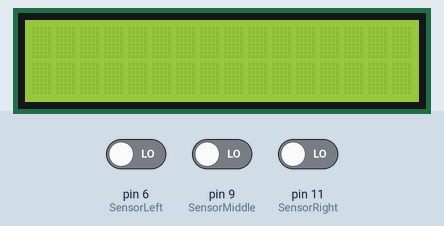
Recording of a sketch running on a simulated Arduino Uno, built with avr-gcc and run on an emulated ATmega328P. On the bench: 16×2 character LCD. The test bench sets the inputs (shaded band); at power-on: pin 6 (SensorLeft) LOW, pin 9 (SensorMiddle) LOW, pin 11 (SensorRight) LOW.

Above: at 1.2 s.
1.3 s: pin 6 (SensorLeft) driven HIGH
At 2.4 s:
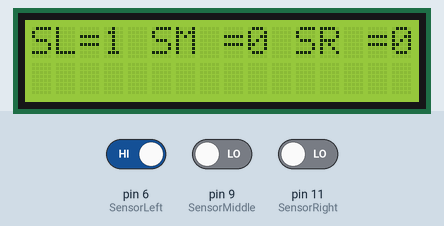
2.8 s: pin 9 (SensorMiddle) driven HIGH
At 3.5 s:
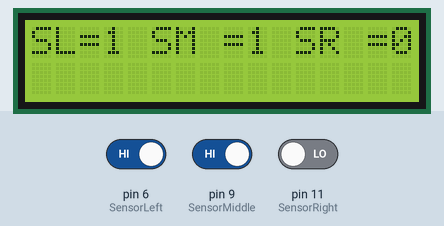
4.3 s: pin 11 (SensorRight) driven HIGH
At 4.6 s:
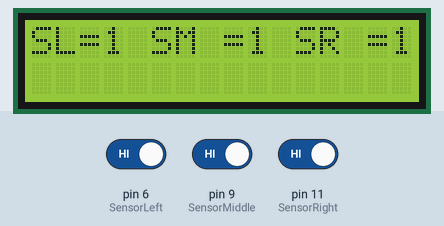
5.8 s: pin 6 (SensorLeft) driven LOW
At 7.0 s:
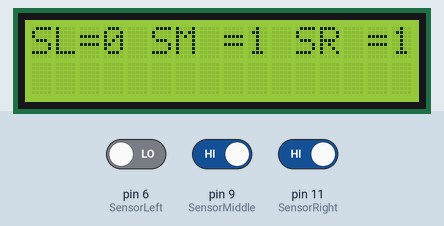
7.3 s: pin 9 (SensorMiddle) driven LOW
At 8.1 s:
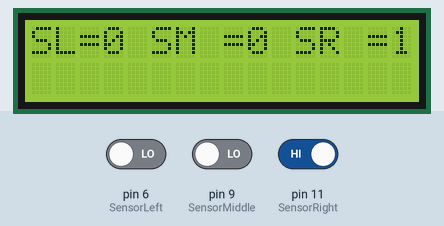
8.8 s: pin 11 (SensorRight) driven LOW
At 9.3 s:
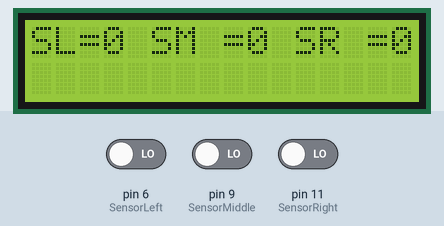
Timing chart, 0 to 11.3 s (numbered marks = the images above; inputs shaded):
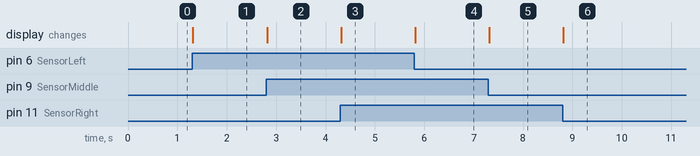

The sketch:

Track_sensor.ino
```cpp
// (licence header left out)
#include <LiquidCrystal_I2C.h>
#include <Wire.h>

// Uncomment this line to enable a configuration of the test program
// that is based upon the final project's wiring configuration.
//#define FINAL_PROJECT_CONFIG

#ifdef FINAL_PROJECT_CONFIG
#define SensorLeft 7    // Define Left sensor input Pin 7
#define SensorMiddle 4  // Define Middle sensor input Pin 4
#define SensorRight 3   // Define Right sensor input Pin 3
#else
#define SensorLeft 6 //Define Left sensor input Pin6
#define SensorMiddle 9 //Define Mid sensor input Pin9
#define SensorRight 11 //Define Right sensor input Pin11
#endif

unsigned char SL; //Status of Left sensor
unsigned char SM; //Status of Middle sensor
unsigned char SR; //Status of Right sensor
unsigned char old_SL,old_SM,old_SR;//Last saved status
LiquidCrystal_I2C lcd(0x27,16,2); // 定义了一个液晶
void LCD1602_init(void)
{
  lcd.init();
  lcd.backlight();
  lcd.clear();
}
void Sensor_IO_Config()//TraceMode IO Init
{
  pinMode(SensorLeft,INPUT);
  pinMode(SensorMiddle,INPUT);
  pinMode(SensorRight,INPUT);
}
void Sensor_Scan(void) // Read Status
{
  SL = digitalRead(SensorLeft);
  SM = digitalRead(SensorMiddle);
  SR = digitalRead(SensorRight);
}
void setup()
{
  LCD1602_init(); //1602 Init
  Sensor_IO_Config();
}
void loop()
{
  Sensor_Scan();//Read in
  if(old_SL!=SL||old_SM!=SM||old_SR!=SR)// if either sensor status changed, LCD1602 would update info
  {
    old_SL = SL;
    old_SM = SM;
    old_SR = SR;
    lcd.setCursor(0, 0);
    lcd.print("SL=");
    lcd.print(old_SL,DEC);
    lcd.print(" SM =");
    lcd.print(old_SM,DEC);
    lcd.print(" SR =");
    lcd.print(old_SR,DEC);
  }
}
```

Measured:
- after the input at 1.3 s, the display: changes at once (image 1)
- after the input at 2.8 s, the display: changes at once (image 2)
- after the input at 4.3 s, the display: changes at once (image 3)
- after the input at 5.8 s, the display: changes at once (image 4)
- after the input at 7.3 s, the display: changes at once (image 5)
- after the input at 8.8 s, the display: changes at once (image 6)
